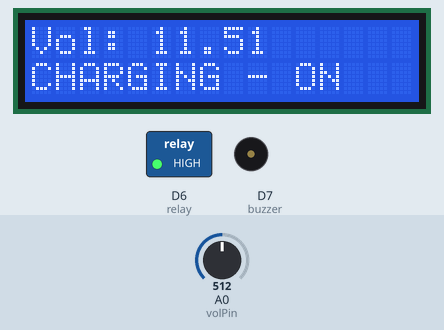
The sketch below on a simulated ESP8266 (NodeMCU). On the bench: 16×2 character LCD, switched loads named in the sketch (green lamp = pin HIGH), buzzer (waves = sounding, pin HIGH). The test bench sets the inputs (shaded band); at power-on: A0 (volPin) = 512. WiFi joins after 1.5 s; servers stay silent unless stated; uploads are accepted with an empty reply; what the sketch prints to the serial monitor is not drawn.

Above: at 5.4 s.
5.5 s: A0 (volPin) set to 336
At 6.2 s:
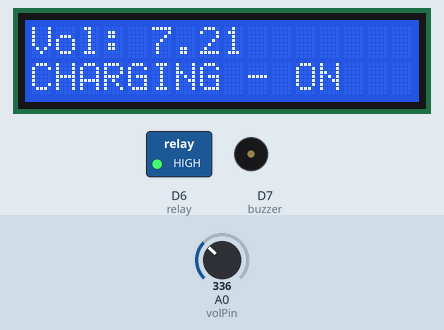
7.4 s: A0 (volPin) set to 318
At 9.3 s:
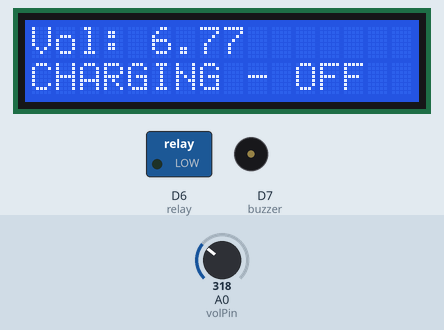
10.6 s: A0 (volPin) set to 511
At 12.2 s:
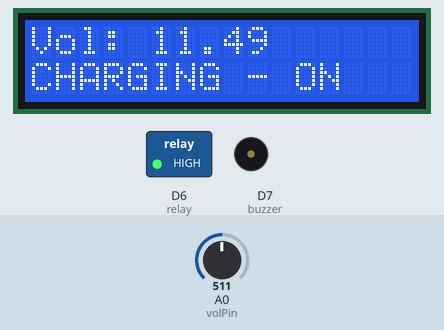
Timing chart, 0 to 13.7 s (numbered marks = the images above; inputs shaded):
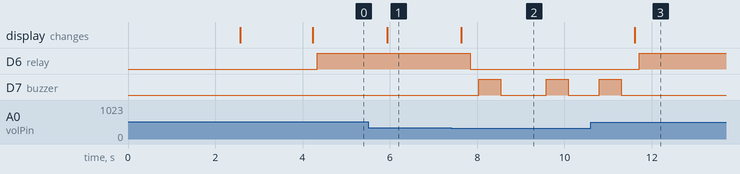

Measured:
- the behaviour switches between 328 and 327 on A0 (volPin) (found by bisection; images 1 and 2)
- after the input at 5.5 s, the display: changes after 0.44 s (image 1)
- after the input at 7.4 s, D6 (relay): HIGH → LOW after 0.44 s; D7 (buzzer): alternates HIGH for 0.50 s and LOW for 1.0 s, starting after 0.64 s; the display: changes after 0.24 s (image 2)
- after the input at 10.6 s, D6 (relay): LOW → HIGH after 1.1 s; D7 (buzzer): goes on until 11.3 s, then stays LOW; the display: changes after 1.0 s (image 3)

The sketch:

solar_charger_mgu.ino
```cpp
/*
 *  * hotspot name : project12
 * hotspot possword : project123456
 */

#include <ESP8266WiFi.h>
#include <ESP8266HTTPClient.h>
#include <LiquidCrystal.h>
#include <String.h>
#include <stdlib.h>
#include <String.h>

#define volPin A0
#define relay D6
#define buzzer D7

int flag = 0;

LiquidCrystal lcd (D0,D1,D2,D3,D4,D5);

// WiFi parameters to be configured
const char* ssid = "project12"; // Hoofdlettergevoelig
const char* password = "project123456"; // Hoofdlettergevoelig

 String a = "http://sms.scubedigi.com/api.php?username=Mydreamacd&password=Mydre@m123&to=7013624803&from=MYDREM&message=";
String msg = "\0";
String r = "http://projectsiot.xyz/IoTProjects/Voltage/upload.php?a=";
String rs = "\0";


int i = 0;

String hbvalue = "\0";
String S = "N";
String M = "N";
float temp1=0.0;
String gas1 = "\0";

unsigned int v ;
float vol;

int soil = 0;

String otp[11] = {"62","72","71","75","97","79","92","79","95","83","99"} ;
unsigned int no = 0;
unsigned hb = 0;
unsigned temp2 = 0;

void beep()
{
   digitalWrite(buzzer, HIGH);
   delay(500);
    digitalWrite(buzzer, LOW);
    delay(50);
}
void showprojectname ()
{
  lcd.clear();
    lcd.setCursor(0,0);
    lcd.print("MOBILE CHARGER USING   ");
    lcd.setCursor(0,1);
    lcd.print("SOLAR                  ");
  delay(2500);
}

void setup() {
  // put your setup code here, to run once:
Serial.begin(9600);
  lcd.begin(16,2);

 pinMode(volPin,INPUT);
pinMode(relay,OUTPUT);
pinMode(buzzer,OUTPUT);
showprojectname ();

lcd.clear();
lcd.setCursor(0,0);
        lcd.print("CONNECTING--TO");
        lcd.setCursor( 2,1);
         lcd.print(ssid);
         delay(100);

  Serial.print("Bezig met verbinden");
  WiFi.begin(ssid, password); // Connect to WiFi

  // while wifi not connected yet, print '.'
  // then after it connected, get out of the loop
  while (WiFi.status() != WL_CONNECTED) {
     delay(500);
     Serial.print(".");
  }

  // Verbonden.
  Serial.println("OK!");

  // Access Point (SSID).
  Serial.print("SSID: ");
  Serial.println(WiFi.SSID());

  // IP adres.
  Serial.print("IP: ");
  Serial.println(WiFi.localIP());
Serial.println("state---------------1");
  // Signaalsterkte.
  long rssi = WiFi.RSSI();
  Serial.print("Signaal sterkte (RSSI): ");
  Serial.print(rssi);
  Serial.println(" dBm");
  Serial.println("");
/*
Serial.println("sending welcome message............");

 if(WiFi.status()== WL_CONNECTED){ //Check WiFi connection status

    HTTPClient http; //Declare an object of class HTTPClient
 //  http.begin("http://sms.scubedigi.com/api.php?username=Mydreamacd&password=Mydre@m123&to=9652490222&from=MYDREM&message=KIT%20STARTED"); //Specify request destination


int httpCode = http.GET(); //Send the request
    if (httpCode > 0) { //Check the returning code
      String payload = http.getString(); //Get the request response payload
      Serial.println(payload); //Print the response payload
    }
    http.end(); //Close connection

delay(4000);
}
*/


}

void loop() {

v = analogRead(volPin);
delay(5);
 vol= v * (5.00/1023.00)*5;
vol = vol-1;
Serial.print(F("voltage = ")); Serial.println(vol);
    lcd.clear();
    lcd.setCursor(0,0);
    lcd.print("Vol: "+String(vol));

if (vol < 7)
{
    lcd.setCursor(0,1);
    lcd.print("CHARGING - OFF     ");
  Serial.println("low voltage");
  delay(200);
  digitalWrite(relay,LOW);
  delay(200);
 beep ();
if (flag == 0)
{
  flag = 1;
  msg = a + "Vol:"+String(vol)+"%0ACHARGING-OFF";
  send2server (msg);
}

}
 else
 {
    lcd.setCursor(0,1);
    lcd.print("CHARGING - ON     ");
  delay(100);
   digitalWrite(relay,HIGH);
  delay(200);
  if (flag == 1)
{
  flag = 0;
  msg = a + "Vol:"+String(vol)+"%0ACHARGING-ON";
  send2server (msg);
}
 }
rs = r + String(vol);
 send2server (rs);
}// loop

void send2server (String link)
{
Serial.print("link = "); Serial.println(link);
if(WiFi.status()== WL_CONNECTED){ //Check WiFi connection status

    HTTPClient http; //Declare an object of class HTTPClient
   // http.begin("http://sms.scubedigi.com/api.php?username=Mydreamacd&password=Mydre@m123&to=9063779181&from=MYDREM&message=RJANED;LKSDF"); //Specify request destination

  //http.begin("http://projectsiot.xyz/IoTProjects/SchoolChildSecurity/childupdate.php?a=U&b=Y");
http.begin(link);

int httpCode = http.GET(); //Send the request
    if (httpCode > 0) { //Check the returning code
      String payload = http.getString(); //Get the request response payload
      Serial.println(payload); //Print the response payload
    }
    http.end(); //Close connection

delay(50);
}


}
/*
void sendsms ()
{
Serial.println("sending welcome message............");

 if(WiFi.status()== WL_CONNECTED){ //Check WiFi connection status

    HTTPClient http; //Declare an object of class HTTPClient
//   http.begin("http://sms.scubedigi.com/api.php?username=Mydreamacd&password=Mydre@m123&to=9652490222&from=MYDREM&message=");
   http.begin(msg);

int httpCode = http.GET(); //Send the request
    if (httpCode > 0) { //Check the returning code
      String payload = http.getString(); //Get the request response payload
      Serial.println(payload); //Print the response payload
    }
    http.end(); //Close connection

delay(500);
}
}
*/

void lcdstring(int a,int b, String data1)
{
  lcd.setCursor(a,b);
  lcd.print(data1);
}
```
